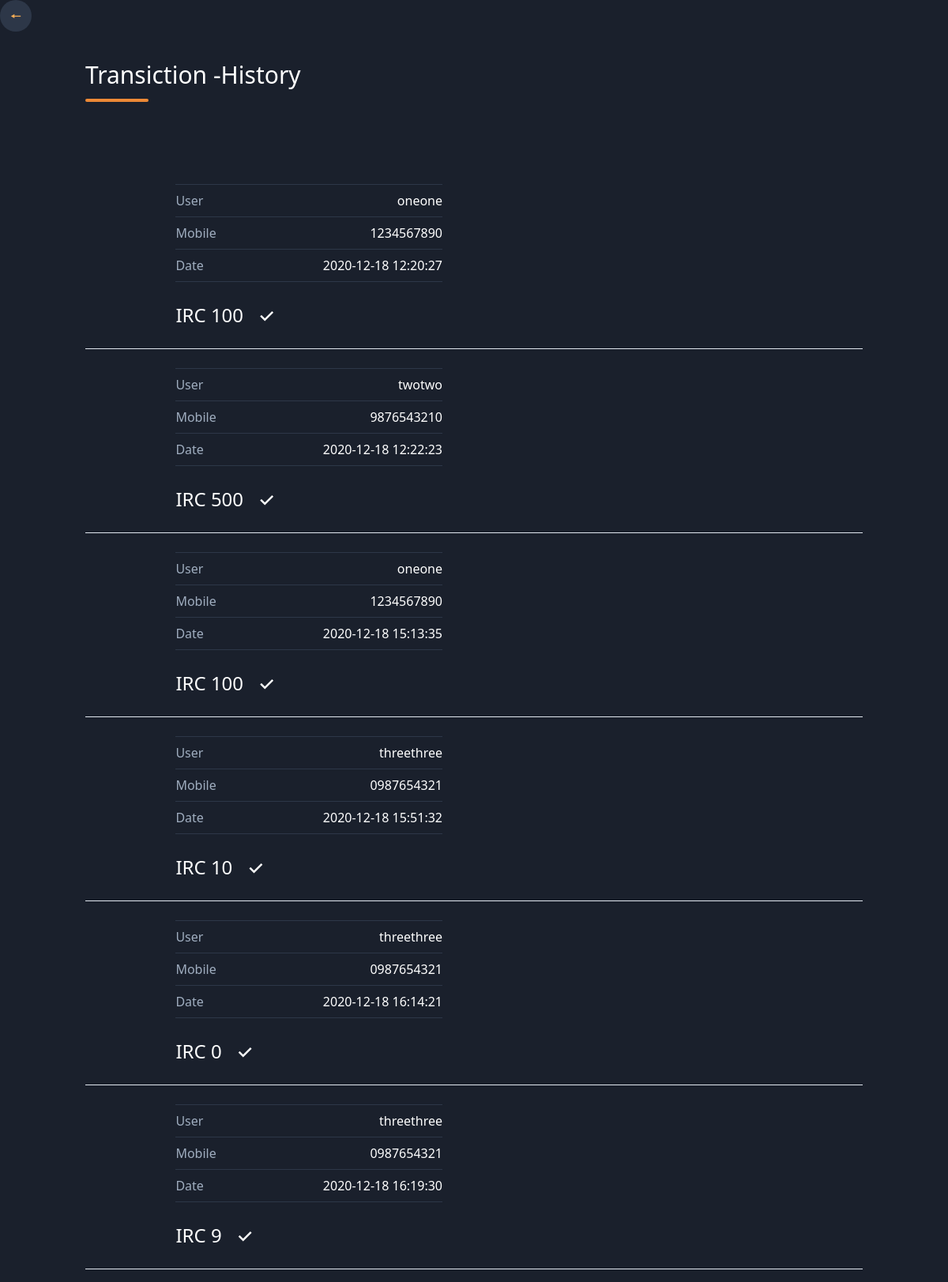
Page /history/ (signed in) on the committed database.
### main/models.py (models this page shows, shortened)
class CustomUser(models.Model):
    user=models.ForeignKey(User,on_delete=models.CASCADE,blank=True,null=True)
    mob=models.CharField(max_length=10)
    targetuser=models.CharField(max_length=10 ,default='0000000000')
    account_balance=models.IntegerField(default=0)

### main/views.py (the view, shortened to what this page needs)
# urls.py: path("history/",views.history,name="history"),
@login_required
def history(request):
    print('hist')
    login_user=CustomUser.objects.filter(user_id=request.user)[0]
    myTransiction=Transiction.objects.filter(sender=login_user)
    transictionArr=[]
    for i in myTransiction:
        dic={}
        dic['mobile']=i.reciever.mob
        dic['user']=User.objects.get(pk=i.reciever.user_id).username
        dic['amount']=i.amount
        dic['sender']=True
        st=i.time
        dic['date'] = st.strftime("%Y-%m-%d %H:%M:%S")
        transictionArr.append(dic)
    myTransiction=Transiction.objects.filter(reciever=login_user)
    print(transictionArr)
    return render(request,'history.html',{'transiction':transictionArr})

### templates/history.html
{% extends 'base.html' %}
{% block history %}
<section class="text-gray-500 bg-gray-900 body-font">
  <div class="w-10 h-10 inline-flex items-center justify-center rounded-full bg-gray-800 text-orange-400 mb-4">
    <a href="/main">🠔</a>
  </div>
  <div class="container px-5 py-4 mx-auto">
    <div class="flex flex-wrap  mb-20">
      <div class="lg:w-1/2 w-full mb-6 lg:mb-0">
        <h1 class="sm:text-3xl text-2xl font-medium title-font mb-2 text-white">Transiction -History</h1>
        <div class="h-1 w-20 bg-orange-500 rounded"></div>
      </div>
    </div>
    {% for i in transiction %}
    <div class="container px-5  mx-auto">
      <div class="lg:w-4/5 mx-auto flex flex-wrap">
        <div class="lg:w-1/2 w-full lg:pr-10 lg:py-6 mb-6 lg:mb-0">
          <div class="flex border-t border-gray-800 py-2">
            <span class="text-gray-500">User</span>
            <span class="ml-auto text-white">{{i.user}}</span>
          </div>
          <div class="flex border-t border-gray-800 py-2">
            <span class="text-gray-500">Mobile</span>
            <span class="ml-auto text-white">{{i.mobile}}</span>
          </div>
          <div class="flex border-t border-b mb-6 border-gray-800 py-2">
            <span class="text-gray-500">Date</span>
            <span class="ml-auto text-white">{{i.date}}</span>
          </div>
          <div class="flex">
              <span class="title-font font-medium text-2xl text-white">IRC {{i.amount}}
                {% if i.sender %}
                   &nbsp; &#10003;
                {% endif %}
              </span>
          </div>
        </div>
      </div>
      </div>
      <hr>
      {% endfor %}
</section>
{% endblock %}

### templates/base.html (shortened to what this page needs)
<!DOCTYPE html>
<html lang="en">
    <head>
            <link href="https://unpkg.com/tailwindcss@^1.0/dist/tailwind.min.css" rel="stylesheet">
  </head>
<body>
  <div  >
    {% block history %}
    {% endblock %}
  </div>
</body>
</html>

### templates/base.html (style rules this page uses)
body { background-color:#1A202C; height: 100%; width: 100%; }

### rows in the picture
CustomUser: mobile "1234567890" "1234567890"
CustomUser: mobile "9876543210"
CustomUser: mobile "0987654321" "0987654321" "0987654321"

### other values in the picture
{{ i.user }} "oneone" "twotwo" "oneone" "threethree" "threethree" "threethree"
{{ i.date }} "2020-12-18 12:20:27" "2020-12-18 12:22:23" "2020-12-18 15:13:35" "2020-12-18 15:51:32" "2020-12-18 16:14:21" "2020-12-18 16:19:30"
{{ i.amount }} "100" "500" "100" "10" "0" "9"
